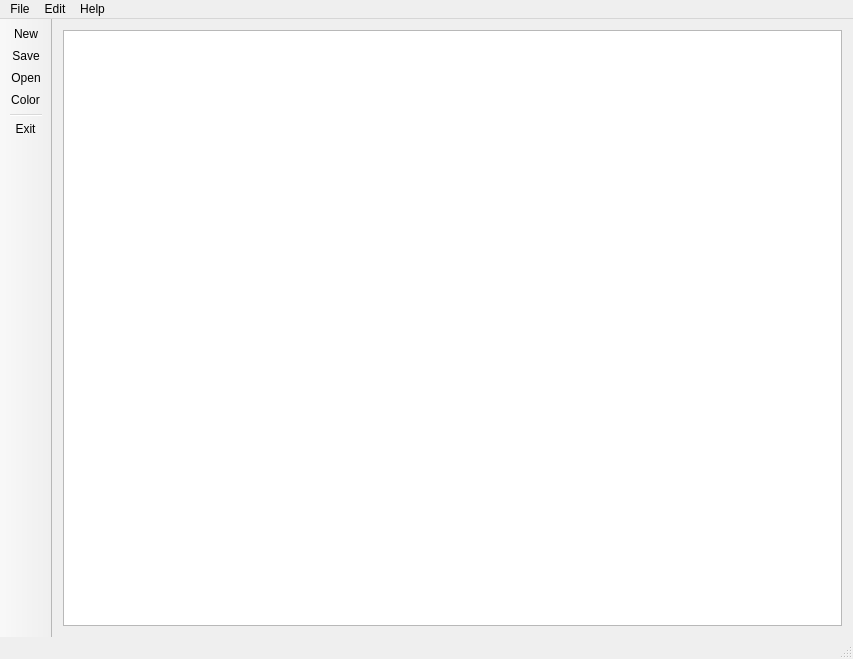
<?xml version="1.0" encoding="UTF-8"?>
<ui version="4.0">
 <class>MainWindow</class>
 <widget class="QMainWindow" name="MainWindow">
  <property name="geometry">
   <rect>
    <x>0</x>
    <y>0</y>
    <width>853</width>
    <height>659</height>
   </rect>
  </property>
  <property name="mouseTracking">
   <bool>false</bool>
  </property>
  <property name="windowTitle">
   <string>Paint Lite</string>
  </property>
  <property name="windowIcon">
   <iconset resource="../resources/resources.qrc">
    <normaloff>:/actions/paint</normaloff>:/actions/paint</iconset>
  </property>
  <widget class="QWidget" name="centralWidget">
   <property name="mouseTracking">
    <bool>false</bool>
   </property>
   <layout class="QGridLayout" name="gridLayout">
    <item row="0" column="0">
     <widget class="QGraphicsView" name="picDrawingSurface">
      <property name="sizePolicy">
       <sizepolicy hsizetype="Expanding" vsizetype="Expanding">
        <horstretch>0</horstretch>
        <verstretch>0</verstretch>
       </sizepolicy>
      </property>
      <property name="mouseTracking">
       <bool>false</bool>
      </property>
      <property name="frameShape">
       <enum>QFrame::StyledPanel</enum>
      </property>
      <property name="frameShadow">
       <enum>QFrame::Sunken</enum>
      </property>
      <property name="verticalScrollBarPolicy">
       <enum>Qt::ScrollBarAsNeeded</enum>
      </property>
      <property name="horizontalScrollBarPolicy">
       <enum>Qt::ScrollBarAsNeeded</enum>
      </property>
     </widget>
    </item>
   </layout>
  </widget>
  <widget class="QMenuBar" name="menuBar">
   <property name="geometry">
    <rect>
     <x>0</x>
     <y>0</y>
     <width>853</width>
     <height>21</height>
    </rect>
   </property>
   <property name="mouseTracking">
    <bool>false</bool>
   </property>
   <widget class="QMenu" name="menuFile">
    <property name="mouseTracking">
     <bool>false</bool>
    </property>
    <property name="title">
     <string>File</string>
    </property>
    <addaction name="actionNew"/>
    <addaction name="actionOpen"/>
    <addaction name="actionSave"/>
    <addaction name="separator"/>
    <addaction name="actionExit"/>
   </widget>
   <widget class="QMenu" name="menuEdit">
    <property name="mouseTracking">
     <bool>false</bool>
    </property>
    <property name="title">
     <string>Edit</string>
    </property>
    <widget class="QMenu" name="menuPen">
     <property name="mouseTracking">
      <bool>false</bool>
     </property>
     <property name="title">
      <string>Pen</string>
     </property>
     <property name="icon">
      <iconset resource="../resources/resources.qrc">
       <normaloff>:/actions/pen</normaloff>:/actions/pen</iconset>
     </property>
     <widget class="QMenu" name="menuStyle">
      <property name="mouseTracking">
       <bool>false</bool>
      </property>
      <property name="title">
       <string>Style</string>
      </property>
      <addaction name="actionSolid"/>
      <addaction name="actionDot"/>
      <addaction name="actionDashDotDot"/>
     </widget>
     <addaction name="menuStyle"/>
     <addaction name="actionColor"/>
    </widget>
    <addaction name="actionUndo"/>
    <addaction name="actionRedo"/>
    <addaction name="menuPen"/>
   </widget>
   <widget class="QMenu" name="menuHelp">
    <property name="mouseTracking">
     <bool>false</bool>
    </property>
    <property name="title">
     <string>Help</string>
    </property>
    <addaction name="actionAbout"/>
   </widget>
   <addaction name="menuFile"/>
   <addaction name="menuEdit"/>
   <addaction name="menuHelp"/>
  </widget>
  <widget class="QStatusBar" name="statusBar">
   <property name="mouseTracking">
    <bool>false</bool>
   </property>
  </widget>
  <widget class="QToolBar" name="mainToolBar">
   <property name="sizePolicy">
    <sizepolicy hsizetype="Fixed" vsizetype="Preferred">
     <horstretch>0</horstretch>
     <verstretch>0</verstretch>
    </sizepolicy>
   </property>
   <property name="mouseTracking">
    <bool>false</bool>
   </property>
   <property name="movable">
    <bool>false</bool>
   </property>
   <property name="allowedAreas">
    <set>Qt::LeftToolBarArea</set>
   </property>
   <property name="iconSize">
    <size>
     <width>64</width>
     <height>64</height>
    </size>
   </property>
   <property name="floatable">
    <bool>false</bool>
   </property>
   <attribute name="toolBarArea">
    <enum>LeftToolBarArea</enum>
   </attribute>
   <attribute name="toolBarBreak">
    <bool>false</bool>
   </attribute>
   <addaction name="actionNew"/>
   <addaction name="actionSave"/>
   <addaction name="actionOpen"/>
   <addaction name="actionColor"/>
   <addaction name="separator"/>
   <addaction name="actionExit"/>
  </widget>
  <action name="actionNew">
   <property name="icon">
    <iconset resource="../resources/resources.qrc">
     <normaloff>:/actions/new</normaloff>:/actions/new</iconset>
   </property>
   <property name="text">
    <string>New</string>
   </property>
   <property name="shortcut">
    <string>Ctrl+N</string>
   </property>
  </action>
  <action name="actionOpen">
   <property name="icon">
    <iconset resource="../resources/resources.qrc">
     <normaloff>:/actions/open</normaloff>:/actions/open</iconset>
   </property>
   <property name="text">
    <string>Open</string>
   </property>
   <property name="shortcut">
    <string>F3</string>
   </property>
  </action>
  <action name="actionSave">
   <property name="icon">
    <iconset resource="../resources/resources.qrc">
     <normaloff>:/actions/save</normaloff>:/actions/save</iconset>
   </property>
   <property name="text">
    <string>Save</string>
   </property>
   <property name="shortcut">
    <string>F2</string>
   </property>
  </action>
  <action name="actionExit">
   <property name="icon">
    <iconset resource="../resources/resources.qrc">
     <normaloff>:/actions/X</normaloff>:/actions/X</iconset>
   </property>
   <property name="text">
    <string>Exit</string>
   </property>
   <property name="shortcut">
    <string>Alt+X</string>
   </property>
  </action>
  <action name="actionUndo">
   <property name="icon">
    <iconset resource="../resources/resources.qrc">
     <normaloff>:/actions/undo</normaloff>:/actions/undo</iconset>
   </property>
   <property name="text">
    <string>Undo</string>
   </property>
   <property name="shortcut">
    <string>Ctrl+Z</string>
   </property>
  </action>
  <action name="actionRedo">
   <property name="icon">
    <iconset resource="../resources/resources.qrc">
     <normaloff>:/actions/redo</normaloff>:/actions/redo</iconset>
   </property>
   <property name="text">
    <string>Redo</string>
   </property>
   <property name="shortcut">
    <string>Ctrl+Shift+Z</string>
   </property>
  </action>
  <action name="actionColor">
   <property name="icon">
    <iconset resource="../resources/resources.qrc">
     <normaloff>:/actions/paint</normaloff>:/actions/paint</iconset>
   </property>
   <property name="text">
    <string>Color</string>
   </property>
  </action>
  <action name="actionSolid">
   <property name="checkable">
    <bool>true</bool>
   </property>
   <property name="checked">
    <bool>true</bool>
   </property>
   <property name="text">
    <string>Solid</string>
   </property>
  </action>
  <action name="actionDot">
   <property name="checkable">
    <bool>true</bool>
   </property>
   <property name="text">
    <string>Dot</string>
   </property>
  </action>
  <action name="actionDashDotDot">
   <property name="checkable">
    <bool>true</bool>
   </property>
   <property name="text">
    <string>DashDotDot</string>
   </property>
  </action>
  <action name="actionAbout">
   <property name="icon">
    <iconset resource="../resources/resources.qrc">
     <normaloff>:/actions/about</normaloff>:/actions/about</iconset>
   </property>
   <property name="text">
    <string>About</string>
   </property>
   <property name="shortcut">
    <string>F1</string>
   </property>
  </action>
 </widget>
 <layoutdefault spacing="6" margin="11"/>
 <resources>
  <include location="../resources/resources.qrc"/>
 </resources>
 <connections/>
</ui>
